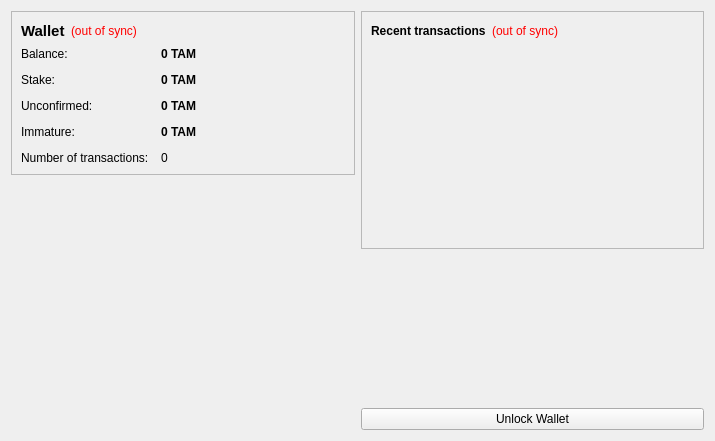
<?xml version="1.0" encoding="UTF-8"?>
<ui version="4.0">
 <class>OverviewPage</class>
 <widget class="QWidget" name="OverviewPage">
  <property name="geometry">
   <rect>
    <x>0</x>
    <y>0</y>
    <width>715</width>
    <height>441</height>
   </rect>
  </property>
  <property name="windowTitle">
   <string>Form</string>
  </property>
  <layout class="QHBoxLayout" name="horizontalLayout" stretch="1,1">
   <item>
    <layout class="QVBoxLayout" name="verticalLayout_2">
     <item>
      <widget class="QFrame" name="frame">
       <property name="frameShape">
        <enum>QFrame::StyledPanel</enum>
       </property>
       <property name="frameShadow">
        <enum>QFrame::Raised</enum>
       </property>
       <layout class="QVBoxLayout" name="verticalLayout_4">
        <item>
         <layout class="QHBoxLayout" name="horizontalLayout_4">
          <item>
           <widget class="QLabel" name="label_5">
            <property name="font">
             <font>
              <pointsize>11</pointsize>
              <weight>75</weight>
              <bold>true</bold>
             </font>
            </property>
            <property name="text">
             <string>Wallet</string>
            </property>
           </widget>
          </item>
          <item>
           <widget class="QLabel" name="labelWalletStatus">
            <property name="toolTip">
             <string>The displayed information may be out of date. Your wallet automatically synchronizes with the tamagucci network after a connection is established, but this process has not completed yet.</string>
            </property>
            <property name="styleSheet">
             <string notr="true">QLabel { color: red; }</string>
            </property>
            <property name="text">
             <string notr="true">(out of sync)</string>
            </property>
            <property name="alignment">
             <set>Qt::AlignLeading|Qt::AlignLeft|Qt::AlignVCenter</set>
            </property>
           </widget>
          </item>
          <item>
           <spacer name="horizontalSpacer_2">
            <property name="orientation">
             <enum>Qt::Horizontal</enum>
            </property>
            <property name="sizeHint" stdset="0">
             <size>
              <width>40</width>
              <height>20</height>
             </size>
            </property>
           </spacer>
          </item>
         </layout>
        </item>
        <item>
         <layout class="QFormLayout" name="formLayout_2">
          <property name="fieldGrowthPolicy">
           <enum>QFormLayout::AllNonFixedFieldsGrow</enum>
          </property>
          <property name="horizontalSpacing">
           <number>12</number>
          </property>
          <property name="verticalSpacing">
           <number>12</number>
          </property>
          <item row="0" column="0">
           <widget class="QLabel" name="label">
            <property name="text">
             <string>Balance:</string>
            </property>
           </widget>
          </item>
          <item row="0" column="1">
           <widget class="QLabel" name="labelBalance">
            <property name="font">
             <font>
              <weight>75</weight>
              <bold>true</bold>
             </font>
            </property>
            <property name="cursor">
             <cursorShape>IBeamCursor</cursorShape>
            </property>
            <property name="toolTip">
             <string>Your current balance</string>
            </property>
            <property name="text">
             <string notr="true">0 TAM</string>
            </property>
            <property name="textInteractionFlags">
             <set>Qt::LinksAccessibleByMouse|Qt::TextSelectableByKeyboard|Qt::TextSelectableByMouse</set>
            </property>
           </widget>
          </item>
          <item row="1" column="0">
           <widget class="QLabel" name="label_6">
            <property name="text">
             <string>Stake:</string>
            </property>
           </widget>
          </item>
          <item row="1" column="1">
           <widget class="QLabel" name="labelStake">
            <property name="font">
             <font>
              <weight>75</weight>
              <bold>true</bold>
             </font>
            </property>
            <property name="cursor">
             <cursorShape>IBeamCursor</cursorShape>
            </property>
            <property name="toolTip">
             <string>Total of coins that was staked, and do not yet count toward the current balance</string>
            </property>
            <property name="text">
             <string notr="true">0 TAM</string>
            </property>
            <property name="textInteractionFlags">
             <set>Qt::LinksAccessibleByMouse|Qt::TextSelectableByKeyboard|Qt::TextSelectableByMouse</set>
            </property>
           </widget>
          </item>
          <item row="2" column="0">
           <widget class="QLabel" name="label_3">
            <property name="text">
             <string>Unconfirmed:</string>
            </property>
           </widget>
          </item>
          <item row="2" column="1">
           <widget class="QLabel" name="labelUnconfirmed">
            <property name="font">
             <font>
              <weight>75</weight>
              <bold>true</bold>
             </font>
            </property>
            <property name="cursor">
             <cursorShape>IBeamCursor</cursorShape>
            </property>
            <property name="toolTip">
             <string>Total of transactions that have yet to be confirmed, and do not yet count toward the current balance</string>
            </property>
            <property name="text">
             <string notr="true">0 TAM</string>
            </property>
            <property name="textInteractionFlags">
             <set>Qt::LinksAccessibleByMouse|Qt::TextSelectableByKeyboard|Qt::TextSelectableByMouse</set>
            </property>
           </widget>
          </item>
          <item row="3" column="0">
           <widget class="QLabel" name="labelImmatureText">
            <property name="text">
             <string>Immature:</string>
            </property>
           </widget>
          </item>
          <item row="3" column="1">
           <widget class="QLabel" name="labelImmature">
            <property name="font">
             <font>
              <weight>75</weight>
              <bold>true</bold>
             </font>
            </property>
            <property name="toolTip">
             <string>Mined balance that has not yet matured</string>
            </property>
            <property name="text">
             <string notr="true">0 TAM</string>
            </property>
            <property name="textInteractionFlags">
             <set>Qt::LinksAccessibleByMouse|Qt::TextSelectableByKeyboard|Qt::TextSelectableByMouse</set>
            </property>
           </widget>
          </item>
          <item row="4" column="0">
           <widget class="QLabel" name="label_2">
            <property name="text">
             <string>Number of transactions:</string>
            </property>
           </widget>
          </item>
          <item row="4" column="1">
           <widget class="QLabel" name="labelNumTransactions">
            <property name="toolTip">
             <string>Total number of transactions in wallet</string>
            </property>
            <property name="text">
             <string notr="true">0</string>
            </property>
           </widget>
          </item>
         </layout>
        </item>
       </layout>
      </widget>
     </item>
     <item>
      <spacer name="verticalSpacer">
       <property name="orientation">
        <enum>Qt::Vertical</enum>
       </property>
       <property name="sizeHint" stdset="0">
        <size>
         <width>20</width>
         <height>40</height>
        </size>
       </property>
      </spacer>
     </item>
     <item>
      <widget class="QLabel" name="label_6">
       <property name="text">
        <string/>
       </property>
       <property name="pixmap">
        <pixmap resource="../bitcoin.qrc">:/images/backg</pixmap>
       </property>
       <property name="scaledContents">
        <bool>false</bool>
       </property>
       <property name="alignment">
        <set>Qt::AlignCenter</set>
       </property>
       <property name="margin">
        <number>-2</number>
       </property>
      </widget>
     </item>
    </layout>
   </item>
   <item>
    <layout class="QVBoxLayout" name="verticalLayout_3">
     <item>
      <widget class="QFrame" name="frame_2">
       <property name="frameShape">
        <enum>QFrame::StyledPanel</enum>
       </property>
       <property name="frameShadow">
        <enum>QFrame::Raised</enum>
       </property>
       <layout class="QVBoxLayout" name="verticalLayout">
        <item>
         <layout class="QHBoxLayout" name="horizontalLayout_2">
          <item>
           <widget class="QLabel" name="label_4">
            <property name="text">
             <string>&lt;b&gt;Recent transactions&lt;/b&gt;</string>
            </property>
           </widget>
          </item>
          <item>
           <widget class="QLabel" name="labelTransactionsStatus">
            <property name="toolTip">
             <string>The displayed information may be out of date. Your wallet automatically synchronizes with the tamagucci network after a connection is established, but this process has not completed yet.</string>
            </property>
            <property name="styleSheet">
             <string notr="true">QLabel { color: red; }</string>
            </property>
            <property name="text">
             <string notr="true">(out of sync)</string>
            </property>
            <property name="alignment">
             <set>Qt::AlignRight|Qt::AlignTrailing|Qt::AlignVCenter</set>
            </property>
           </widget>
          </item>
          <item>
           <spacer name="horizontalSpacer">
            <property name="orientation">
             <enum>Qt::Horizontal</enum>
            </property>
            <property name="sizeHint" stdset="0">
             <size>
              <width>40</width>
              <height>20</height>
             </size>
            </property>
           </spacer>
          </item>
         </layout>
        </item>
        <item>
         <widget class="QListView" name="listTransactions">
          <property name="styleSheet">
           <string notr="true">QListView { background: transparent; }</string>
          </property>
          <property name="frameShape">
           <enum>QFrame::NoFrame</enum>
          </property>
          <property name="verticalScrollBarPolicy">
           <enum>Qt::ScrollBarAlwaysOff</enum>
          </property>
          <property name="horizontalScrollBarPolicy">
           <enum>Qt::ScrollBarAlwaysOff</enum>
          </property>
          <property name="selectionMode">
           <enum>QAbstractItemView::NoSelection</enum>
          </property>
         </widget>
        </item>
       </layout>
      </widget>
     </item>
     <item>
      <spacer name="verticalSpacer_2">
       <property name="orientation">
        <enum>Qt::Vertical</enum>
       </property>
       <property name="sizeHint" stdset="0">
        <size>
         <width>20</width>
         <height>40</height>
        </size>
       </property>
      </spacer>
     </item>
     <item>
      <widget class="QPushButton" name="unlockWalletButton">
       <property name="text">
        <string>Unlock Wallet</string>
       </property>
      </widget>
     </item>
    </layout>
   </item>
  </layout>
 </widget>
 <resources>
  <include location="../bitcoin.qrc"/>
 </resources>
 <connections/>
</ui>
